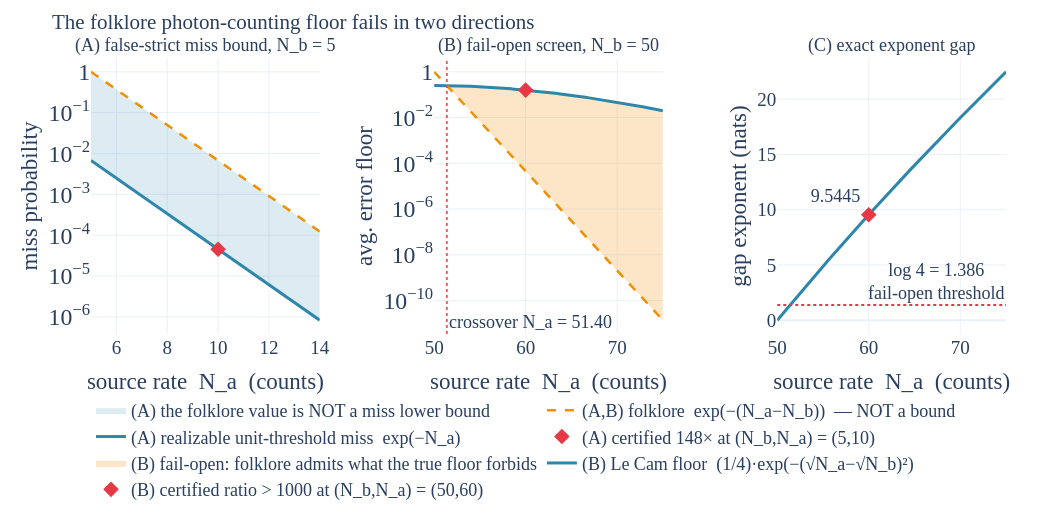

Notebook code for this chart:
### Code cell
# viz-ref: fig_d12_poisson_floor_vs_folklore
V.fig_d12_poisson_floor_vs_folklore().show()

### Figure 1 — Plotly figure (JSON) as saved in the notebook; plotly's stock layout.template omitted (floating-point values rounded to 4 significant figures; data arrays with more than 128 entries replaced by an {"elided": "..."} marker saying what was removed)
{"data": [{"fill": "toself", "fillcolor": "rgba(46, 134, 171, 0.16)", "hoverinfo": "skip", "line": {"width": 0}, "name": "(A) the folklore value is NOT a miss lower bound", "type": "scatter", "x": {"elided": "600 float values"}, "xaxis": "x", "y": {"elided": "600 float values"}, "yaxis": "y"}, {"line": {"color": "#F18F01", "dash": "dash", "width": 2.5}, "mode": "lines", "name": "(A,B) folklore  exp(−(N_a−N_b))  — NOT a bound", "type": "scatter", "x": {"elided": "300 float values"}, "xaxis": "x", "y": {"elided": "300 float values"}, "yaxis": "y"}, {"line": {"color": "#2E86AB", "width": 3}, "mode": "lines", "name": "(A) realizable unit-threshold miss  exp(−N_a)", "type": "scatter", "x": {"elided": "300 float values"}, "xaxis": "x", "y": {"elided": "300 float values"}, "yaxis": "y"}, {"marker": {"color": "#E63946", "size": 12, "symbol": "diamond"}, "mode": "markers", "name": "(A) certified 148× at (N_b,N_a) = (5,10)", "type": "scatter", "x": [10.0], "xaxis": "x", "y": [4.54e-05], "yaxis": "y"}, {"fill": "toself", "fillcolor": "rgba(241, 143, 1, 0.22)", "hoverinfo": "skip", "line": {"width": 0}, "name": "(B) fail-open: folklore admits what the true floor forbids", "type": "scatter", "x": {"elided": "944 float values"}, "xaxis": "x2", "y": {"elided": "944 float values"}, "yaxis": "y2"}, {"line": {"color": "#2E86AB", "width": 3}, "mode": "lines", "name": "(B) Le Cam floor  (1/4)·exp(−(√N_a−√N_b)²)", "type": "scatter", "x": {"elided": "500 float values"}, "xaxis": "x2", "y": {"elided": "500 float values"}, "yaxis": "y2"}, {"line": {"color": "#F18F01", "dash": "dash", "width": 2.5}, "mode": "lines", "showlegend": false, "type": "scatter", "x": {"elided": "500 float values"}, "xaxis": "x2", "y": {"elided": "500 float values"}, "yaxis": "y2"}, {"marker": {"color": "#E63946", "size": 12, "symbol": "diamond"}, "mode": "markers", "name": "(B) certified ratio > 1000 at (N_b,N_a) = (50,60)", "type": "scatter", "x": [60.0], "xaxis": "x2", "y": [0.1585], "yaxis": "y2"}, {"line": {"color": "#2E86AB", "width": 3}, "mode": "lines", "showlegend": false, "type": "scatter", "x": {"elided": "500 float values"}, "xaxis": "x3", "y": {"elided": "500 float values"}, "yaxis": "y3"}, {"cliponaxis": false, "marker": {"color": "#E63946", "size": 12, "symbol": "diamond"}, "mode": "markers+text", "showlegend": false, "text": ["9.5445"], "textfont": {"size": 18}, "textposition": "top left", "type": "scatter", "x": [60.0], "xaxis": "x3", "y": [9.545], "yaxis": "y3"}], "layout": {"annotations": [{"font": {"size": 18}, "showarrow": false, "text": "(A) false-strict miss bound, N_b = 5", "x": 0.125, "xanchor": "center", "xref": "paper", "y": 1.0, "yanchor": "bottom", "yref": "paper"}, {"font": {"size": 18}, "showarrow": false, "text": "(B) fail-open screen, N_b = 50", "x": 0.5, "xanchor": "center", "xref": "paper", "y": 1.0, "yanchor": "bottom", "yref": "paper"}, {"font": {"size": 18}, "showarrow": false, "text": "(C) exact exponent gap", "x": 0.875, "xanchor": "center", "xref": "paper", "y": 1.0, "yanchor": "bottom", "yref": "paper"}, {"font": {"size": 18}, "showarrow": false, "text": "crossover N_a = 51.40", "x": 51.4, "xanchor": "left", "xref": "x2", "y": 0, "yanchor": "bottom", "yref": "y2 domain"}, {"font": {"size": 18}, "showarrow": false, "text": "log 4 = 1.386<br>fail-open threshold", "x": 1, "xanchor": "right", "xref": "x3 domain", "y": 1.386, "yanchor": "bottom", "yref": "y3"}], "font": {"family": "Times New Roman, Nimbus Roman, DejaVu Serif, serif", "size": 19}, "height": 520, "legend": {"font": {"size": 18}, "orientation": "h", "x": 0.0, "y": -0.21, "yanchor": "top"}, "margin": {"b": 150, "l": 91, "r": 34, "t": 58}, "shapes": [{"line": {"color": "#E63946", "dash": "dot", "width": 1.5}, "type": "line", "x0": 51.4, "x1": 51.4, "xref": "x2", "y0": 0, "y1": 1, "yref": "y2 domain"}, {"line": {"color": "#E63946", "dash": "dot", "width": 2}, "type": "line", "x0": 0, "x1": 1, "xref": "x3 domain", "y0": 1.386, "y1": 1.386, "yref": "y3"}], "title": {"font": {"size": 21}, "text": "The folklore photon-counting floor fails in two directions"}, "width": 1040, "xaxis": {"anchor": "y", "domain": [0.0, 0.25], "title": {"text": "source rate  N_a  (counts)"}}, "xaxis2": {"anchor": "y2", "domain": [0.375, 0.625], "title": {"text": "source rate  N_a  (counts)"}}, "xaxis3": {"anchor": "y3", "domain": [0.75, 1.0], "title": {"text": "source rate  N_a  (counts)"}}, "yaxis": {"anchor": "x", "automargin": true, "domain": [0.0, 1.0], "exponentformat": "power", "showexponent": "all", "title": {"standoff": 4, "text": "miss probability"}, "type": "log"}, "yaxis2": {"anchor": "x2", "automargin": true, "domain": [0.0, 1.0], "exponentformat": "power", "showexponent": "all", "title": {"standoff": 4, "text": "avg. error floor"}, "type": "log"}, "yaxis3": {"anchor": "x3", "automargin": true, "domain": [0.0, 1.0], "title": {"standoff": 4, "text": "gap exponent (nats)"}}}}
